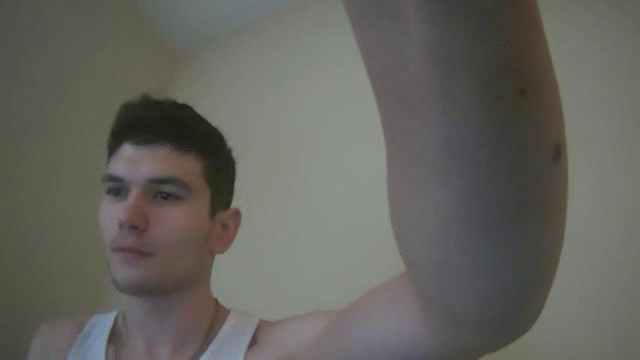
#> input picture frame 20 of python/thisus/24-48-2022-15-50.mp4, 640 x 360 px, given in place of the camera
$ python sc.py
#> lines starting #> are read from the running program, lines starting #| are printed output that depends on the picture; after the words box and inside, x2 and y2 are one past the last pixel; in counts of white or black regions, pixels touching at a corner belong together
import cv2
import time
import datetime


cap = cv2.VideoCapture(1)

# requires greyscale image type for input

face = cv2.CascadeClassifier(
    cv2.data.haarcascades + "haarcascade_frontalface_default.xml")

body = cv2.CascadeClassifier(
    cv2.data.haarcascades + "haarcascade_fullbody.xml")


recording = False
detection_stopped_time = None
timer = False
sec_rec = 5


# cap3 is int val of width, 4 the height

frame_size = (int(cap.get(3)), int(cap.get(4))) #size of the video width, height
fourcc = cv2.VideoWriter_fourcc(*"mp4v")#getting code for the file format


while True:
    ret, frame = cap.read() #capture frame
#> frame is the input picture: shape (360, 640, 3); mean B, G, R 94.2, 100, 100.8

    grey = cv2.cvtColor(frame, cv2.COLOR_BGR2GRAY)#convert to greyscale

    # scale fact= num that determines accuracy anf speed. 1.1-1.5 1.3 is optimal.  min is 1 the lower the scale the heigher accureacy

    faces = face.detectMultiScale(grey, 1.3, 5)#pass in grey vid for face processing
#> faces = [[72, 140, 135, 135]]

    # decides how many times it goes over the targets. not picking up go lower picking up to many go heigher
    # pass the grey image scale factor and min number of neighbors returns list of faces with x,y

    # scale fact= num that determines accuracy anf speed. 1.1-1.5 1.3 is optimal.  min is 1 the lower the scale the heigher accureacy

    bodies = body.detectMultiScale(grey, 1.3, 5)#pass in grey for body detection
#> bodies = ()

    if len(faces) + len(bodies) > 0: #if anything
        if recording: #are we currently recording
            timer = False #if timer was about to end reset it
        else:
            recording = True #if face or body detected start
            current_time = datetime.datetime.now().strftime("%d-%M-%Y-%H-%S")#current time
            # output stream: filename, fourcharecter code, frame rate, framesize
            out = cv2.VideoWriter(
                f"{current_time}.mp4", fourcc, 20, frame_size) #output stream
            print("recording started")
    elif recording: # start the process
        if timer: # if
            if time.time()-detection_stopped_time >= sec_rec: #see if timer expires
                recording: False
                timer = False
                out.release()
                print("recording stopped")
        else:
            timer = True #if the timer is not expired continue
            detection_stopped_time = time.time()


    if recording:
        out.write(frame)#rite to the screen

    for (x, y, width, height) in faces:
        # pass in two corners of rectangle to extrap and pass color
        cv2.rectangle(frame, (x, y), (x+width, y+height), (255, 0, 0), 3)
#> this loop made 1 pass
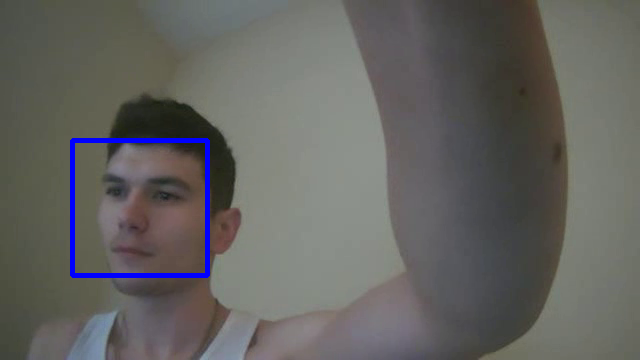
#> frame: shape (360, 640, 3); 1.17% of pixels changed, all inside (x1, y1, x2, y2) = (70, 138, 210, 278)

    for (x, y, width, height) in bodies:
        cv2.rectangle(frame, (x, y), (x+width, y+height), (255, 0, 0), 3)
#> this loop made 0 passes

    cv2.imshow("Cam", frame)
    # hard cascade---pre built by opencv---ML

    if cv2.waitKey(1) == ord("q"):
#> (key q is pressed here)
        break


# kills control of camera
out.release()
cap.release()
# makes sure all the windows are closed
cv2.destroyAllWindows()
